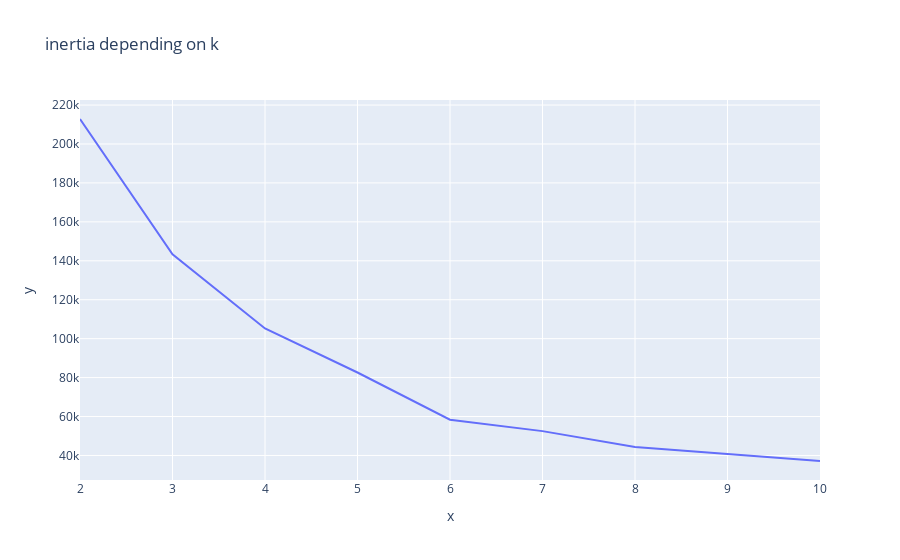

The notebook cell saved with this chart:
### Code cell
px.line(y=km_inertias,x=range(2,11),title='inertia depending on k')

### Figure 1 — Plotly figure (JSON) as saved in the notebook; plotly's stock layout.template omitted (floating-point values rounded to 4 significant figures)
{"data": [{"hovertemplate": "x=%{x}<br>y=%{y}<extra></extra>", "legendgroup": "", "line": {"color": "#636efa", "dash": "solid"}, "marker": {"symbol": "circle"}, "mode": "lines", "name": "", "orientation": "v", "showlegend": false, "type": "scatter", "x": [2, 3, 4, 5, 6, 7, 8, 9, 10], "xaxis": "x", "y": [212800.0, 143300.0, 105300.0, 82610.0, 58340.0, 52500.0, 44340.0, 40620.0, 37150.0], "yaxis": "y"}], "layout": {"legend": {"tracegroupgap": 0}, "title": {"text": "inertia depending on k"}, "xaxis": {"anchor": "y", "domain": [0, 1], "title": {"text": "x"}}, "yaxis": {"anchor": "x", "domain": [0, 1], "title": {"text": "y"}}}}
